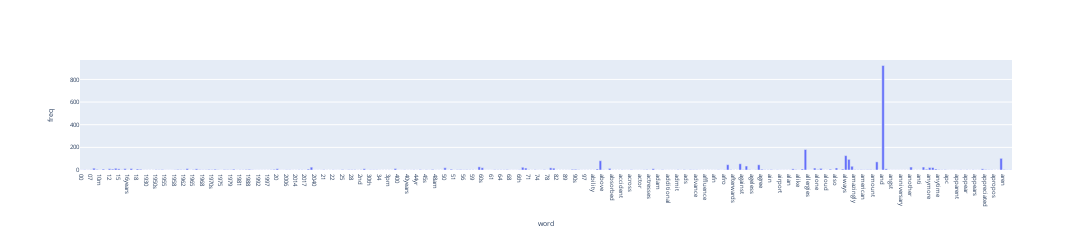

The notebook cell saved with this chart:
### Code cell
#draw same graph using plotly
!pip install plotly
import plotly.express as px
from sklearn.feature_extraction.text import CountVectorizer

count_vect = CountVectorizer()
X_counts = count_vect.fit_transform(X.comment)
term_frequencies = np.asarray(X_counts.sum(axis=0))[0]   #get sum of frequency
word = count_vect.get_feature_names_out()[:300]          #get words

d = {'freq':term_frequencies[:300], 'word':word}         #choose first 300 data
term_frequencies_df = pd.DataFrame(d)

fig = px.bar(term_frequencies_df,x="word",y="freq")
fig.update_layout(width=3000,height=250,font_size = 6)
fig.show()

### Figure 1 — Plotly figure (JSON) as saved in the notebook; plotly's stock layout.template omitted (floating-point values rounded to 4 significant figures; data arrays with more than 128 entries replaced by an {"elided": "..."} marker saying what was removed)
{"data": [{"alignmentgroup": "True", "hovertemplate": "word=%{x}<br>freq=%{y}<extra></extra>", "legendgroup": "", "marker": {"color": "#636efa", "pattern": {"shape": ""}}, "name": "", "offsetgroup": "", "orientation": "v", "showlegend": false, "textposition": "auto", "type": "bar", "x": {"elided": "300 str values"}, "xaxis": "x", "y": {"elided": "300 int values"}, "yaxis": "y"}], "layout": {"barmode": "relative", "font": {"size": 6}, "height": 250, "legend": {"tracegroupgap": 0}, "margin": {"t": 60}, "width": 3000, "xaxis": {"anchor": "y", "domain": [0, 1], "title": {"text": "word"}}, "yaxis": {"anchor": "x", "domain": [0, 1], "title": {"text": "freq"}}}}
